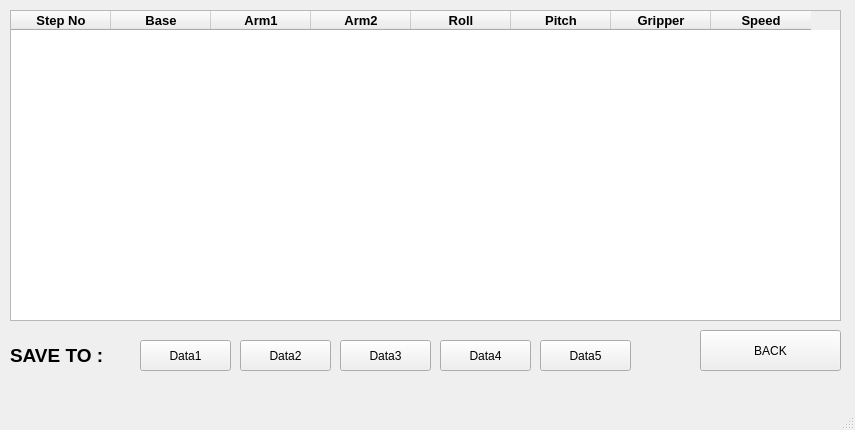
<?xml version="1.0" encoding="UTF-8"?>
<ui version="4.0">
 <class>DataWindow</class>
 <widget class="QMainWindow" name="DataWindow">
  <property name="geometry">
   <rect>
    <x>0</x>
    <y>0</y>
    <width>855</width>
    <height>430</height>
   </rect>
  </property>
  <property name="windowTitle">
   <string>MainWindow</string>
  </property>
  <widget class="QWidget" name="centralwidget">
   <widget class="QTableWidget" name="tableWidget">
    <property name="geometry">
     <rect>
      <x>10</x>
      <y>10</y>
      <width>831</width>
      <height>311</height>
     </rect>
    </property>
    <column>
     <property name="text">
      <string>Step No</string>
     </property>
     <property name="font">
      <font>
       <pointsize>10</pointsize>
       <weight>75</weight>
       <bold>true</bold>
      </font>
     </property>
    </column>
    <column>
     <property name="text">
      <string>Base</string>
     </property>
     <property name="font">
      <font>
       <pointsize>10</pointsize>
       <weight>75</weight>
       <bold>true</bold>
      </font>
     </property>
    </column>
    <column>
     <property name="text">
      <string>Arm1</string>
     </property>
     <property name="font">
      <font>
       <pointsize>10</pointsize>
       <weight>75</weight>
       <bold>true</bold>
      </font>
     </property>
    </column>
    <column>
     <property name="text">
      <string>Arm2</string>
     </property>
     <property name="font">
      <font>
       <pointsize>10</pointsize>
       <weight>75</weight>
       <bold>true</bold>
      </font>
     </property>
    </column>
    <column>
     <property name="text">
      <string>Roll</string>
     </property>
     <property name="font">
      <font>
       <pointsize>10</pointsize>
       <weight>75</weight>
       <bold>true</bold>
      </font>
     </property>
    </column>
    <column>
     <property name="text">
      <string>Pitch</string>
     </property>
     <property name="font">
      <font>
       <pointsize>10</pointsize>
       <weight>75</weight>
       <bold>true</bold>
      </font>
     </property>
    </column>
    <column>
     <property name="text">
      <string>Gripper</string>
     </property>
     <property name="font">
      <font>
       <pointsize>10</pointsize>
       <weight>75</weight>
       <bold>true</bold>
      </font>
     </property>
    </column>
    <column>
     <property name="text">
      <string>Speed</string>
     </property>
     <property name="font">
      <font>
       <pointsize>10</pointsize>
       <weight>75</weight>
       <bold>true</bold>
      </font>
     </property>
    </column>
   </widget>
   <widget class="QPushButton" name="pushButton_1">
    <property name="geometry">
     <rect>
      <x>140</x>
      <y>340</y>
      <width>91</width>
      <height>31</height>
     </rect>
    </property>
    <property name="text">
     <string>Data1</string>
    </property>
   </widget>
   <widget class="QPushButton" name="pushButton_back">
    <property name="geometry">
     <rect>
      <x>700</x>
      <y>330</y>
      <width>141</width>
      <height>41</height>
     </rect>
    </property>
    <property name="text">
     <string>BACK</string>
    </property>
   </widget>
   <widget class="QLabel" name="label">
    <property name="geometry">
     <rect>
      <x>10</x>
      <y>340</y>
      <width>121</width>
      <height>31</height>
     </rect>
    </property>
    <property name="font">
     <font>
      <pointsize>14</pointsize>
      <weight>75</weight>
      <bold>true</bold>
     </font>
    </property>
    <property name="text">
     <string>SAVE TO :</string>
    </property>
   </widget>
   <widget class="QPushButton" name="pushButton_2">
    <property name="geometry">
     <rect>
      <x>240</x>
      <y>340</y>
      <width>91</width>
      <height>31</height>
     </rect>
    </property>
    <property name="text">
     <string>Data2</string>
    </property>
   </widget>
   <widget class="QPushButton" name="pushButton_3">
    <property name="geometry">
     <rect>
      <x>340</x>
      <y>340</y>
      <width>91</width>
      <height>31</height>
     </rect>
    </property>
    <property name="text">
     <string>Data3</string>
    </property>
   </widget>
   <widget class="QPushButton" name="pushButton_4">
    <property name="geometry">
     <rect>
      <x>440</x>
      <y>340</y>
      <width>91</width>
      <height>31</height>
     </rect>
    </property>
    <property name="text">
     <string>Data4</string>
    </property>
   </widget>
   <widget class="QPushButton" name="pushButton_5">
    <property name="geometry">
     <rect>
      <x>540</x>
      <y>340</y>
      <width>91</width>
      <height>31</height>
     </rect>
    </property>
    <property name="text">
     <string>Data5</string>
    </property>
   </widget>
  </widget>
  <widget class="QMenuBar" name="menubar">
   <property name="geometry">
    <rect>
     <x>0</x>
     <y>0</y>
     <width>855</width>
     <height>26</height>
    </rect>
   </property>
  </widget>
  <widget class="QStatusBar" name="statusbar"/>
 </widget>
 <resources/>
 <connections/>
</ui>
